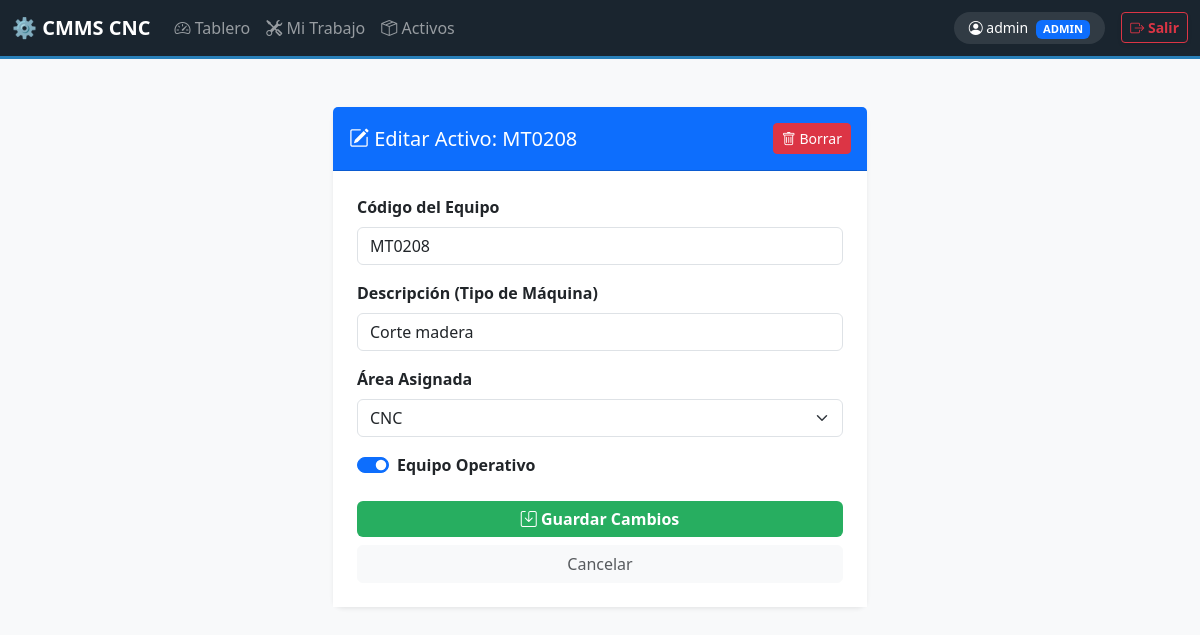
/activos/editar/15/ (signed in), run on the app's committed database.
### mantenimiento/models.py (models this page shows, shortened)
class Activo(models.Model):
    codigo = models.CharField(max_length=20, unique=True)
    descripcion = models.CharField(max_length=100)
    area = models.ForeignKey(Area, on_delete=models.CASCADE)
    estatus_activo = models.BooleanField(default=True)

### mantenimiento/views.py (the view)
# urls.py: path('activos/editar/<int:activo_id>/', views.editar_activo, name='editar_activo'),
@staff_member_required
def editar_activo(request, activo_id):
    activo = get_object_or_404(Activo, id=activo_id)
    if request.method == 'POST':
        form = ActivoForm(request.POST, instance=activo)
        if form.is_valid():
            form.save()
            return redirect('lista_activos')
    else:
        form = ActivoForm(instance=activo)
    return render(request, 'mantenimiento/editar_activo.html', {'form': form, 'activo': activo})

### mantenimiento/forms.py
class ActivoForm(forms.ModelForm):
    class Meta:
        model = Activo
        fields = ['codigo', 'descripcion', 'area', 'estatus_activo']
        widgets = {
            'codigo': forms.TextInput(attrs={'class': 'form-control'}),
            'descripcion': forms.TextInput(attrs={'class': 'form-control'}),
            'area': forms.Select(attrs={'class': 'form-select'}),
            'estatus_activo': forms.CheckboxInput(attrs={'class': 'form-check-input'}),
        }

### mantenimiento/models.py (called while the page is built)
    def __str__(self): return self.nombre

### mantenimiento/templates/mantenimiento/editar_activo.html (shortened to what this page needs)
{% extends 'mantenimiento/base.html' %}
{% block content %}
<div class="container py-4">
    <div class="row justify-content-center">
        <div class="col-md-6">
            <div class="card shadow-sm border-0">
                <div class="card-header bg-primary text-white py-3 d-flex justify-content-between align-items-center">
                    <h5 class="mb-0"><i class="bi bi-pencil-square"></i> Editar Activo: {{ activo.codigo }}</h5>
                    <form method="POST" action="{% url 'eliminar_activo' activo.id %}" onsubmit="return confirm('¿Realmente deseas eliminar este equipo? Esta acción no se puede deshacer.');">
                        <button type="submit" class="btn btn-danger btn-sm">
                            <i class="bi bi-trash"></i> Borrar
                        </button>
                    </form>
                </div>
                <div class="card-body p-4 bg-white">
                    <form method="POST">
                        <div class="mb-3">
                            <label class="form-label fw-bold">Código del Equipo</label>
                            {{ form.codigo }}
                        </div>
                        <div class="mb-3">
                            <label class="form-label fw-bold">Descripción (Tipo de Máquina)</label>
                            {{ form.descripcion }}
                        </div>
                        <div class="mb-3">
                            <label class="form-label fw-bold">Área Asignada</label>
                            {{ form.area }}
                        </div>
                        <div class="mb-3 form-check form-switch">
                            {{ form.estatus_activo }}
                            <label class="form-check-label fw-bold">Equipo Operativo</label>
                        </div>
                        <div class="d-grid gap-2 mt-4">
                            <button type="submit" class="btn btn-success fw-bold">
                                <i class="bi bi-save"></i> Guardar Cambios
                            </button>
                            <a href="{% url 'lista_activos' %}" class="btn btn-light text-muted">Cancelar</a>
                        </div>
                    </form>
                </div>
            </div>
        </div>
    </div>
</div>
{% endblock %}

### mantenimiento/templates/mantenimiento/base.html (shortened to what this page needs)
<!DOCTYPE html>
<html lang="es">
<head>
    <link href="https://cdn.jsdelivr.net/npm/bootstrap@5.3.0/dist/css/bootstrap.min.css" rel="stylesheet">
    <link rel="stylesheet" href="https://cdn.jsdelivr.net/npm/bootstrap-icons@1.11.1/font/bootstrap-icons.css">
</head>
<body>
    <nav class="navbar navbar-expand-lg navbar-dark bg-dark sticky-top">
        <div class="container-fluid">
            <a class="navbar-brand fw-bold" href="{% url 'tablero' %}">⚙️ CMMS CNC</a>
            <div class="collapse navbar-collapse" id="navbarNav">
                <ul class="navbar-nav me-auto">
                    <li class="nav-item">
                        <a class="nav-link" href="{% url 'tablero' %}"><i class="bi bi-speedometer2"></i> Tablero</a>
                    </li>
                    <li class="nav-item">
                        <a class="nav-link" href="{% url 'trabajo' %}"><i class="bi bi-tools"></i> Mi Trabajo</a>
                    </li>
                    <li class="nav-item">
                        <a class="nav-link" href="{% url 'lista_activos' %}"><i class="bi bi-box-seam"></i> Activos</a>
                    </li>
                </ul>
                <div class="d-flex align-items-center">
                    {% if user.is_authenticated %}
                        <div class="user-badge text-white me-3 small d-none d-md-block">
                            <i class="bi bi-person-circle"></i>
                            {{ user.username }}
                            {% if user.is_staff %}<span class="badge bg-primary ms-1" style="font-size: 0.7rem;">ADMIN</span>{% endif %}
                        </div>
                        <form action="{% url 'logout' %}" method="post" class="m-0">
                            <button type="submit" class="btn btn-outline-danger btn-sm fw-bold shadow-sm">
                                <i class="bi bi-box-arrow-right"></i> Salir
                            </button>
                        </form>
                    {% endif %}
                </div>
            </div>
        </div>
    </nav>
    <div class="container mt-4 mb-5">
        {% block content %}
        {% endblock %}
    </div>
</body>
</html>

### mantenimiento/templates/mantenimiento/base.html (style rules this page uses)
:root { --primary-dark: #1a252f; --accent-blue: #2980b9; --bg-light: #f8f9fa; }
body { background-color: var(--bg-light); font-family: 'Segoe UI', Tahoma, Geneva, Verdana, sans-serif; }
.navbar { background-color: var(--primary-dark) !important; border-bottom: 3px solid var(--accent-blue); }
.card { border: none; border-radius: 10px; box-shadow: 0 4px 12px rgba(0,0,0,0.05); transition: all 0.3s ease; }
.btn-success { background-color: #27ae60; border: none; }
.nav-link { font-weight: 500; }
.user-badge { background: rgba(255,255,255,0.1); border-radius: 20px; padding: 5px 15px; }

### data on the page
Activo: codigo "MT0208", descripcion "Corte madera", area "CNC", estatus_activo "☑"

### other printed values
{{ user.username }} "admin"
